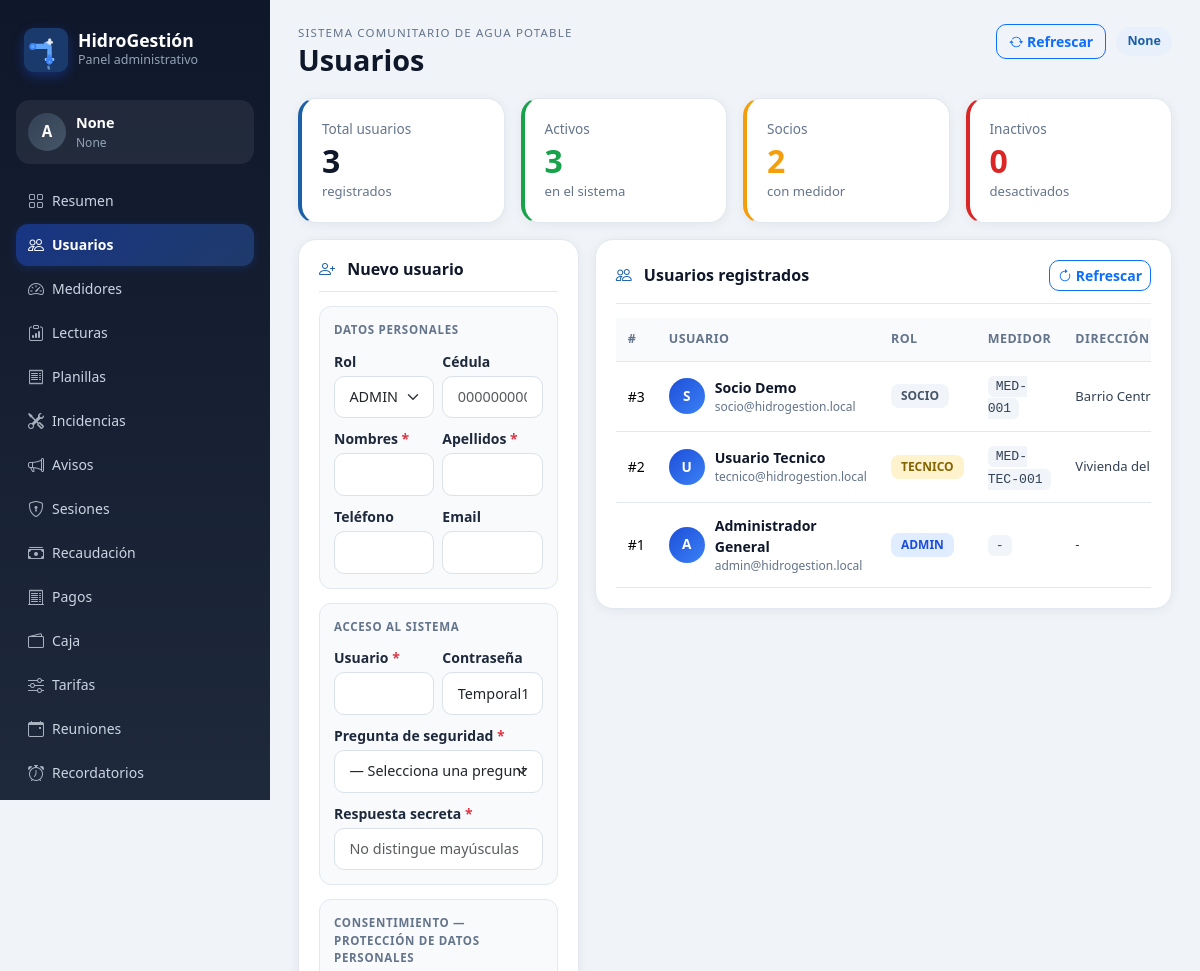
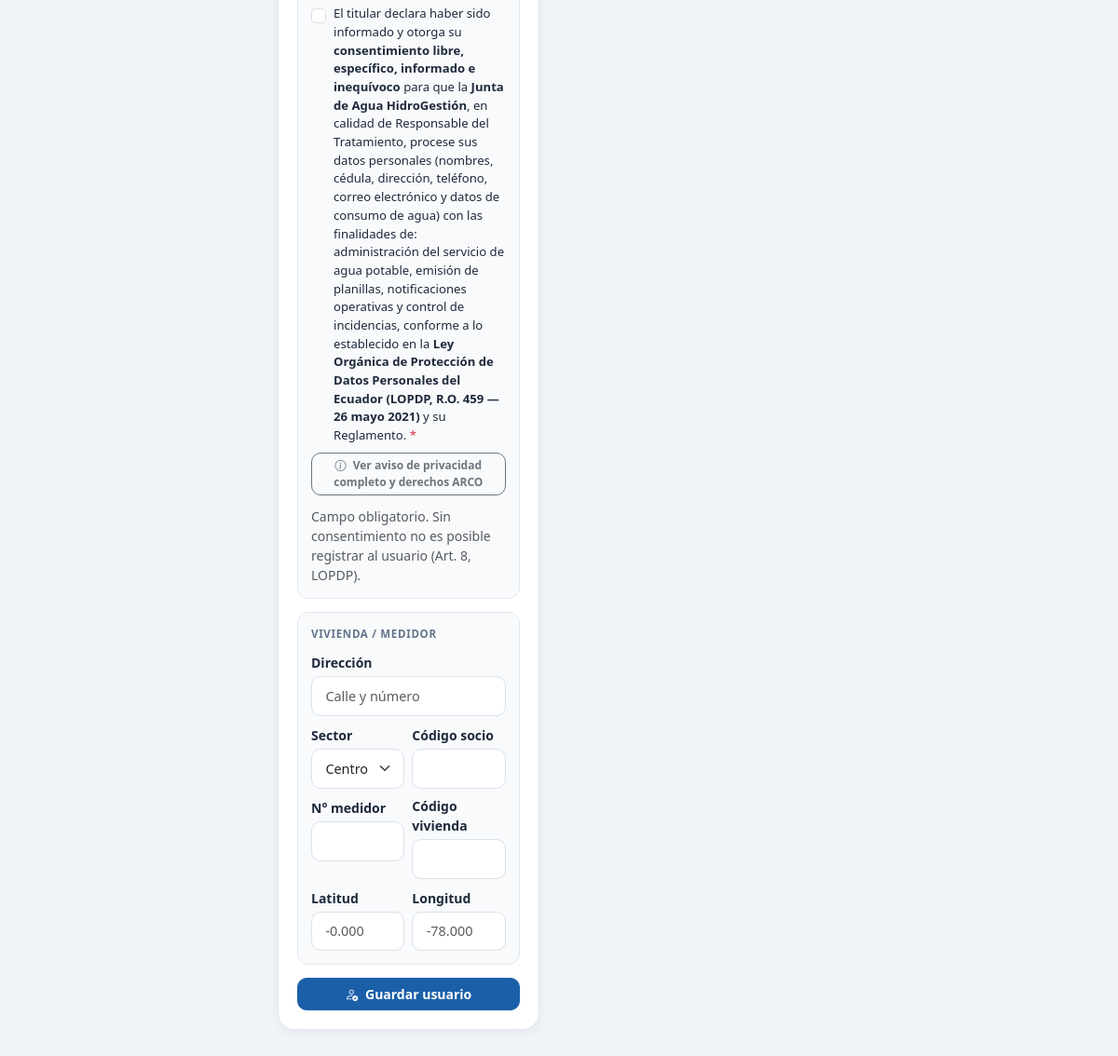
Page /dashboard/usuarios (signed in) on the committed database (2 pictures, top to bottom).
### app/models.py (models this page shows)
class TimestampMixin:
    creado_en = db.Column(db.DateTime, default=_utcnow, nullable=False)
    actualizado_en = db.Column(db.DateTime, onupdate=_utcnow)

class Usuario(TimestampMixin, db.Model):
    __tablename__ = 'usuarios'
    id = db.Column(db.Integer, primary_key=True)
    rol_id = db.Column(db.Integer, db.ForeignKey('roles.id'), nullable=False)
    cedula = db.Column(db.String(20), unique=True)
    nombres = db.Column(db.String(120), nullable=False)
    apellidos = db.Column(db.String(120), nullable=False)
    telefono = db.Column(db.String(20))
    email = db.Column(db.String(120), unique=True)
    username = db.Column(db.String(80), unique=True)
    password_hash = db.Column(db.String(255), nullable=False)
    foto_perfil = db.Column(db.String(255))
    direccion_referencia = db.Column(db.String(255))
    estado = db.Column(db.String(20), default='ACTIVO', nullable=False)
    ultimo_login = db.Column(db.DateTime)
    pregunta_seguridad = db.Column(db.String(255))
    respuesta_seguridad_hash = db.Column(db.String(255))
    consentimiento_datos = db.Column(db.Boolean, default=False, nullable=False)
    fecha_consentimiento = db.Column(db.DateTime)
    rol = db.relationship('Rol', backref='usuarios')
    @property
    def nombre_completo(self) -> str:
        return f"{self.nombres} {self.apellidos}".strip()

class Rol(TimestampMixin, db.Model):
    __tablename__ = 'roles'
    id = db.Column(db.Integer, primary_key=True)
    nombre = db.Column(db.String(50), unique=True, nullable=False)
    descripcion = db.Column(db.String(255))
    estado = db.Column(db.String(20), default='ACTIVO', nullable=False)

class Medidor(TimestampMixin, db.Model):
    __tablename__ = 'medidores'
    id = db.Column(db.Integer, primary_key=True)
    socio_id = db.Column(db.Integer, db.ForeignKey('socios.id'), nullable=False)
    vivienda_id = db.Column(db.Integer, db.ForeignKey('viviendas.id'), nullable=False)
    numero_medidor = db.Column(db.String(50), unique=True, nullable=False)
    marca = db.Column(db.String(100))
    modelo = db.Column(db.String(100))
    estado = db.Column(db.String(20), default='ACTIVO', nullable=False)
    fecha_instalacion = db.Column(db.String(10))
    observacion = db.Column(db.Text)
    socio = db.relationship('Socio', backref='medidores')
    vivienda = db.relationship('Vivienda', backref='medidores')

class Vivienda(TimestampMixin, db.Model):
    __tablename__ = 'viviendas'
    id = db.Column(db.Integer, primary_key=True)
    socio_id = db.Column(db.Integer, db.ForeignKey('socios.id'), nullable=False)
    sector_id = db.Column(db.Integer, db.ForeignKey('sectores.id'), nullable=False)
    codigo_vivienda = db.Column(db.String(50), unique=True)
    direccion = db.Column(db.String(255), nullable=False)
    referencia = db.Column(db.String(255))
    latitud = db.Column(db.Float)
    longitud = db.Column(db.Float)
    tipo_vivienda = db.Column(db.String(50), default='CASA')
    estado = db.Column(db.String(20), default='ACTIVA', nullable=False)
    socio = db.relationship('Socio', backref='viviendas')
    sector = db.relationship('Sector', backref='viviendas')

### app/routes/dashboard.py (the view, shortened to what this page needs)
@dashboard_bp.route('/usuarios', methods=['GET', 'POST'])
@dashboard_required
def usuarios_view():
    usuarios = Usuario.query.order_by(Usuario.id.desc()).all()
    return render_template(
        'dashboard/users.html',
        usuarios=usuarios,
        roles=Rol.query.all(),
        sectores=Sector.query.order_by(Sector.nombre).all(),
        preguntas=PREGUNTAS_SEGURIDAD,
    )

### app/templates/dashboard/users.html (shortened to what this page needs)
{% extends 'dashboard/base.html' %}
{% block page_title %}Usuarios{% endblock %}
{% block content %}
{% macro badge_rol(nombre) %}
  {% if nombre == 'ADMIN' %}
    <span class="badge-rol badge-rol--admin">{{ nombre }}</span>
  {% elif nombre == 'TECNICO' %}
    <span class="badge-rol badge-rol--tecnico">{{ nombre }}</span>
  {% else %}
    <span class="badge-rol badge-rol--socio">{{ nombre }}</span>
  {% endif %}
{% endmacro %}
<div class="row g-3 mb-3">
    <div class="col-md-3">
        <div class="metric-card metric-card--primary">
            <div class="metric-card__label">Total usuarios</div>
            <div class="metric-card__value">{{ usuarios|length }}</div>
            <div class="metric-card__hint">registrados</div>
        </div>
    </div>
    <div class="col-md-3">
        <div class="metric-card metric-card--success">
            <div class="metric-card__label">Activos</div>
            <div class="metric-card__value metric-card__value--success">
                {{ usuarios|selectattr('estado','eq','ACTIVO')|list|length }}
            </div>
            <div class="metric-card__hint">en el sistema</div>
        </div>
    </div>
    <div class="col-md-3">
        <div class="metric-card metric-card--warning">
            <div class="metric-card__label">Socios</div>
            <div class="metric-card__value metric-card__value--warning">
                {{ usuarios|selectattr('socio')|list|length }}
            </div>
            <div class="metric-card__hint">con medidor</div>
        </div>
    </div>
    <div class="col-md-3">
        <div class="metric-card metric-card--danger">
            <div class="metric-card__label">Inactivos</div>
            <div class="metric-card__value metric-card__value--danger">
                {{ usuarios|rejectattr('estado','eq','ACTIVO')|list|length }}
            </div>
            <div class="metric-card__hint">desactivados</div>
        </div>
    </div>
</div>
<div class="row g-3">
    <div class="col-lg-4">
        <div class="panel-card">
            <div class="panel-card__header">
                <h3 class="panel-card__title">
                    <i class="bi bi-person-plus panel-icon me-2"></i>
                    Nuevo usuario
                </h3>
            </div>
            <form method="post" enctype="multipart/form-data" novalidate>
                <div class="form-section">
                    <div class="form-section__label">Datos personales</div>
                    <div class="row g-2">
                        <div class="col-6">
                            <label class="form-label">Rol</label>
                            <select class="form-select form-select-sm" name="rol">
                                {% for rol in roles %}
                                <option value="{{ rol.nombre }}">{{ rol.nombre }}</option>
                                {% endfor %}
                            </select>
                        </div>
                        <div class="col-6">
                            <label class="form-label">Cédula</label>
                            <input class="form-control form-control-sm" name="cedula" placeholder="0000000000">
                        </div>
                        <div class="col-6">
                            <label class="form-label">Nombres <span class="text-danger">*</span></label>
                            <input class="form-control form-control-sm" name="nombres" required>
                        </div>
                        <div class="col-6">
                            <label class="form-label">Apellidos <span class="text-danger">*</span></label>
                            <input class="form-control form-control-sm" name="apellidos" required>
                        </div>
                        <div class="col-6">
                            <label class="form-label">Teléfono</label>
                            <input class="form-control form-control-sm" name="telefono">
                        </div>
                        <div class="col-6">
                            <label class="form-label">Email</label>
                            <input class="form-control form-control-sm" name="email" type="email">
                        </div>
                    </div>
                </div>
                <div class="form-section">
                    <div class="form-section__label">Acceso al sistema</div>
                    <div class="row g-2">
                        <div class="col-6">
                            <label class="form-label">Usuario <span class="text-danger">*</span></label>
                            <input class="form-control form-control-sm" name="username" required>
                        </div>
                        <div class="col-6">
                            <label class="form-label">Contraseña</label>
                            <input class="form-control form-control-sm" name="password" value="Temporal123*">
                        </div>
                        <div class="col-12">
                            <label class="form-label">
                                Pregunta de seguridad <span class="text-danger">*</span>
                            </label>
                            <select class="form-select form-select-sm" name="pregunta_seguridad" required>
                                <option value="">— Selecciona una pregunta —</option>
                            </select>
                        </div>
                        <div class="col-12">
                            <label class="form-label">
                                Respuesta secreta <span class="text-danger">*</span>
                            </label>
                            <input class="form-control form-control-sm" name="respuesta_seguridad"
                                   placeholder="No distingue mayúsculas" required>
                        </div>
                    </div>
                </div>
                <div class="form-section">
                    <div class="form-section__label">
                        Consentimiento — Protección de Datos Personales
                    </div>
                    <div class="form-check mb-2">
                        <input class="form-check-input" type="checkbox" name="consentimiento_datos"
                               id="consentimientoCheck" value="1" required>
                        <label class="form-check-label" for="consentimientoCheck" style="font-size:.82rem;line-height:1.5;">
                            El titular declara haber sido informado y otorga su
                            <strong>consentimiento libre, específico, informado e inequívoco</strong>
                            para que la <strong>Junta de Agua HidroGestión</strong>, en calidad de
                            Responsable del Tratamiento, procese sus datos personales
                            (nombres, cédula, dirección, teléfono, correo electrónico y
                            datos de consumo de agua) con las finalidades de:
                            administración del servicio de agua potable, emisión de
                            planillas, notificaciones operativas y control de incidencias,
                            conforme a lo establecido en la
                            <strong>Ley Orgánica de Protección de Datos Personales del Ecuador
                            (LOPDP, R.O. 459 — 26 mayo 2021)</strong> y su Reglamento.
                            <span class="text-danger">*</span>
                        </label>
                    </div>
                    <button type="button" class="btn btn-sm btn-outline-secondary mb-2"
                            data-bs-toggle="modal" data-bs-target="#modalLopdp"
                            style="font-size:.75rem;">
                        <i class="bi bi-info-circle me-1"></i>
                        Ver aviso de privacidad completo y derechos ARCO
                    </button>
                    <div class="form-text">
                        Campo obligatorio. Sin consentimiento no es posible registrar al usuario
                        (Art. 8, LOPDP).
                    </div>
                </div>
                <div class="form-section">
                    <div class="form-section__label">Vivienda / Medidor</div>
                    <div class="row g-2">
                        <div class="col-12">
                            <label class="form-label">Dirección</label>
                            <input class="form-control form-control-sm" name="direccion" placeholder="Calle y número">
                        </div>
                        <div class="col-6">
                            <label class="form-label">Sector</label>
                            <select class="form-select form-select-sm" name="sector_id">
                                {% for s in sectores %}
                                <option value="{{ s.id }}">{{ s.nombre }}</option>
                                {% endfor %}
                            </select>
                        </div>
                        <div class="col-6">
                            <label class="form-label">Código socio</label>
                            <input class="form-control form-control-sm" name="codigo_socio">
                        </div>
                        <div class="col-6">
                            <label class="form-label">N° medidor</label>
                            <input class="form-control form-control-sm" name="numero_medidor">
                        </div>
                        <div class="col-6">
                            <label class="form-label">Código vivienda</label>
                            <input class="form-control form-control-sm" name="codigo_vivienda">
                        </div>
                        <div class="col-6">
                            <label class="form-label">Latitud</label>
                            <input class="form-control form-control-sm" name="latitud" placeholder="-0.000">
                        </div>
                        <div class="col-6">
                            <label class="form-label">Longitud</label>
                            <input class="form-control form-control-sm" name="longitud" placeholder="-78.000">
                        </div>
                    </div>
                </div>
                <button class="btn btn-primary w-100" type="submit">
                    <i class="bi bi-person-check me-1"></i> Guardar usuario
                </button>
            </form>
        </div>
    </div>
    <div class="col-lg-8">
        <div class="panel-card">
            <div class="panel-card__header">
                <h3 class="panel-card__title">
                    <i class="bi bi-people panel-icon me-2"></i>
                    Usuarios registrados
                </h3>
                <a class="btn btn-sm btn-outline-primary" href="{{ url_for('dashboard.refresh_page') }}">
                    <i class="bi bi-arrow-clockwise"></i> Refrescar
                </a>
            </div>
            <div class="table-responsive">
                <table class="table table-modern align-middle mb-0">
                    <thead>
                        <tr>
                            <th>#</th>
                            <th>Usuario</th>
                            <th>Rol</th>
                            <th>Medidor</th>
                            <th>Dirección</th>
                        </tr>
                    </thead>
                    <tbody>
                        {% for u in usuarios %}
                        <tr class="{{ 'row-inactive' if u.estado != 'ACTIVO' else '' }}">
                            <td>
                                <span class="badge-id">#{{ u.id }}</span>
                            </td>
                            <td>
                                <div class="u-info">
                                    <div class="u-avatar">{{ (u.nombres or '?')[:1]|upper }}</div>
                                    <div>
                                        <div class="u-info__name">{{ u.nombre_completo }}</div>
                                        <div class="u-info__sub">{{ u.email or u.username }}</div>
                                    </div>
                                </div>
                            </td>
                            <td>{{ badge_rol(u.rol.nombre) }}</td>
                            <td>
                                <span class="badge-medidor">
                                    {{ u.socio.medidores[0].numero_medidor if u.socio and u.socio.medidores else '-' }}
                                </span>
                            </td>
                            <td>
                                <div class="cell-address">
                                    {{ u.socio.viviendas[0].direccion if u.socio and u.socio.viviendas else '-' }}
                                </div>
                            </td>
                        </tr>
                        {% endfor %}
                    </tbody>
                </table>
            </div>
        </div>
    </div>
</div>
{% endblock %}

### rows in the picture
Usuario: id "3", nombres "S", nombre_completo "Socio Demo", email "socio@hidrogestion.local", socio "MED-001", socio "Barrio…"
Rol: nombre "SOCIO"
Usuario: id "2", nombres "U", nombre_completo "Usuario Tecnico", email "tecnico@hidrogestion.local", socio "MED-TEC-001", socio "Vivienda del…"
Rol: nombre "TECNICO"
Usuario: id "1", nombres "A", nombre_completo "Administrador General", email "admin@hidrogestion.local", socio "-"
Rol: nombre "ADMIN"

### other values in the picture
{{ (session.get('web_name', 'A')[:1]).upper() }} "A"
{{ session.get('web_name') }} "None"
{{ session.get('web_role') }} "None"
{{ usuarios|length }} "3"
{{ usuarios|selectattr('estado','eq','ACTIVO')|list|length }} "3"
{{ usuarios|selectattr('socio')|list|length }} "2"
{{ usuarios|rejectattr('estado','eq','ACTIVO')|list|length }} "0"
form field rol "ADMIN"
form field sector_id "Centro"
